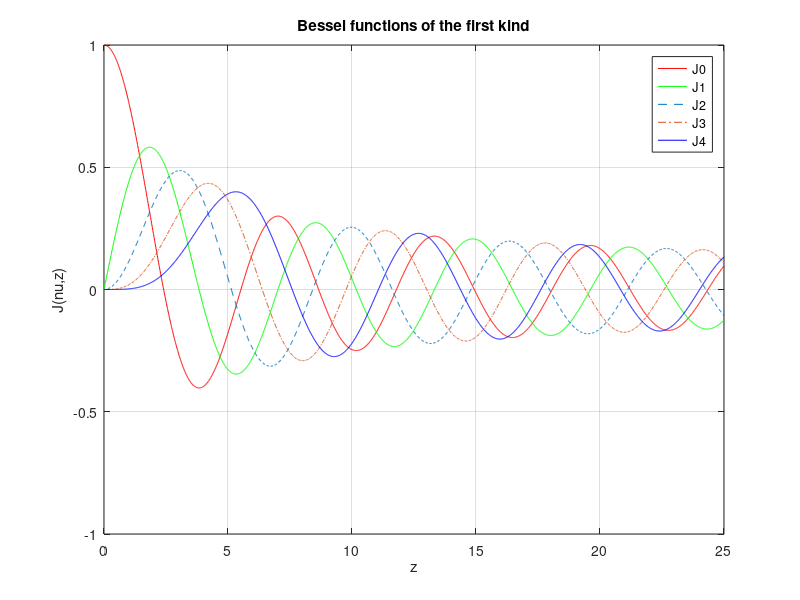
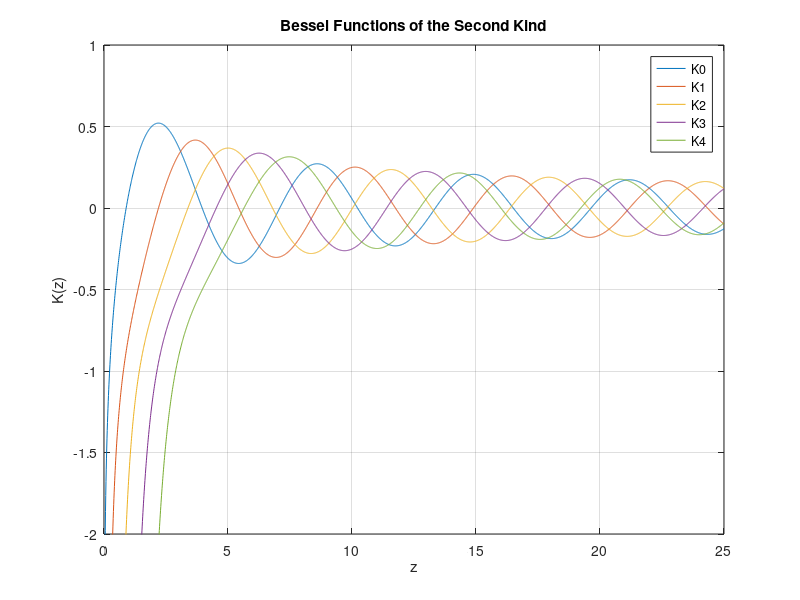

Source code (MATLAB) for these figures, in order:
close all;
clear all;

z = 0:0.01:25;
J0 = besselj(0,z);
J1 = besselj(1,z);
J2 = besselj(2,z);
J3 = besselj(3,z);
J4 = besselj(4,z);

figure;
plot(z,J0,'red');
hold on;
plot(z,J1,'green');
hold on;
plot(z,J2,'--');
hold on;
plot(z,J3,'-.');
hold on;
plot(z,J4,'blue');
xlabel('z');
ylabel('J(nu,z)');
title('Bessel functions of the first kind');
legend('J0','J1','J2','J3','J4');
grid on;

%For determining zero crossings
for(i=0:0.001:25)
    if(besselj(0,i)<0.0001 && besselj(0,i)>-0.0001)
        disp(i);
    end
end

%Testing a better way in Bessel's Function of second kind
%Instead of making five definitions
Y = zeros(5,25*100+1);
for i = 0:4
    Y(i+1,:) = bessely(i,z);
end

figure;
plot(z,Y)
axis([0 25 -2 1]);
grid on
legend('K0','K1','K2','K3','K4')
title('Bessel Functions of the Second Kind');
xlabel('z');
ylabel('K(z)');

for(i=0:0.001:25)
    if(bessely(0,i)<0.0001&&bessely(0,i)>-0.0001)
        disp(i);
    end
end